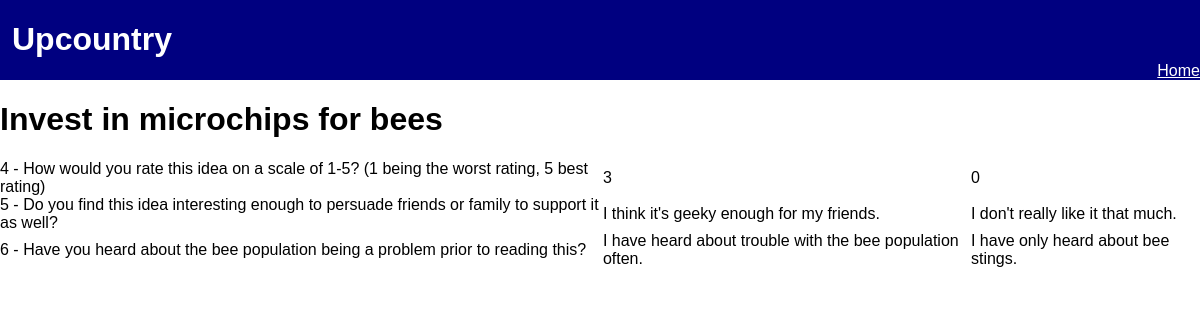
Page /results/3 on the committed database.
### app/models.py (models this page shows, shortened)
class Post(db.Model):
    id = db.Column(db.Integer, primary_key=True)
    timestamp = db.Column(db.DateTime, default=datetime.utcnow)
    author = db.Column(db.String(64))
    title = db.Column(db.String(140))
    body = db.Column(db.String(500))
    questions = db.relationship('Question', backref='post', lazy='dynamic')
    comments = db.relationship('Comment', backref='post', lazy='dynamic')

class Question(db.Model):
    id = db.Column(db.Integer, primary_key=True)
    post_id = db.Column(db.Integer, db.ForeignKey('post.id'))
    type = db.Column(db.String(1))
    body = db.Column(db.String(250))
    answers = db.relationship('Answer', backref='question', lazy='dynamic')

class Answer(db.Model):
    id = db.Column(db.Integer, primary_key=True)
    question_id = db.Column(db.Integer, db.ForeignKey('question.id'))
    response_id = db.Column(db.Integer, db.ForeignKey('response.id'))
    type = db.Column(db.String(1))
    body = db.Column(db.String(500))

### app/views.py (the view)
@app.route('/results/<post_id>')
def results(post_id=0):
    if post_id == 0:
        post = Post.query.order_by(Post.timestamp.desc())
    else:
        post = Post.query.filter_by(id=post_id)
    questions = Question.query.filter_by(post_id=post[0].id)
    relevant_answers = []
    for question in questions:
        answers = Answer.query.filter_by(question_id=question.id)
        for answer in answers:
            relevant_answers.append(answer)
    return render_template('results.html',
                           post=post[0],
                           questions=questions,
                           answers=relevant_answers,
                           title=post[0].title+' Results')

### app/templates/results.html
{% extends 'base.html' %}
{% block content %}
<h1>{{ post.title }}</h1>
  <table>
  {% for question in questions %}
    <tr><td>{{ question.id }} - {{ question.body }}</td>
    {% for answer in answers %}
      {% if answer.question_id == question.id %}
      <td>{{ answer.body }}</td>
      {% endif %}
    {% endfor %}
    </tr>
  {% endfor %}
  </table>
{% endblock %}

### app/static/base.css (style rules this page uses)
*, *:before, *:after { box-sizing: inherit; }
html { box-sizing: border-box; }
body { font: 'Source Sans Pro', 'Helvetica'; min-width: 100%; }

### rows in the picture
Post: title "Invest in microchips for bees"
Question: id "4", body "How would you rate this idea on a scale of 1-5? (1 being the worst rating, 5 best rating)"
Answer: body "3"
Answer: body "0"
Question: id "5", body "Do you find this idea interesting enough to persuade friends or family to support it as well?"
Answer: body "I think it's geeky enough for my friends."
Answer: body "I don't really like it that much."
Question: id "6", body "Have you heard about the bee population being a problem prior to reading this?"
Answer: body "I have heard about trouble with the bee population often."
Answer: body "I have only heard about bee stings."
